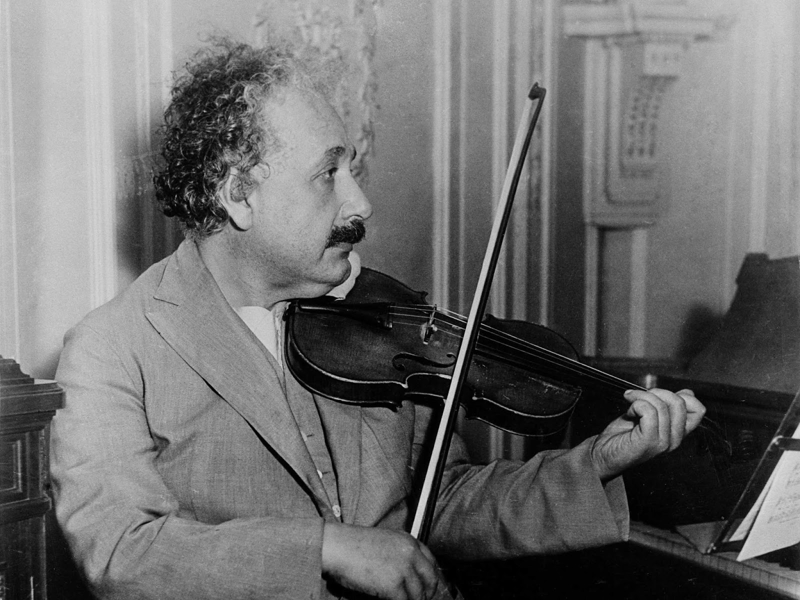
%> input picture ImageProcessing/data/einstein.png, 800 x 600 px
$ octave testentropie.m   (GNU Octave 9; MATLAB toolbox functions it lacks are replaced by stand-ins)
%> lines starting %> are read from the running program, lines starting %| are printed output that depends on the picture
%% testentropie


u0 = imresize(double(imread('data/einstein.png')),.1)/255; %% 300x400
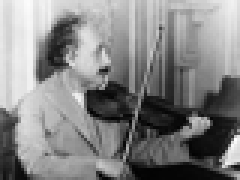
%> u0: size 60x80 double (shown 3 times larger); min -0.0107, max 0.836, mean 0.43; drawn with min black and max white
%u0 = double(u0);
imagesc(u0);

[M N K] = size(u0);
%> M = 60; N = 80; K = 1
MN = M*N;
%> MN = 4800
I=reshape([1:M*N],M,N);
east=[I(:,2:end), I(:,end)];
north=[I(2:end,:); I(end,:)];
D1 = sparse(I,east,1,MN,MN) -speye(MN,MN);
D2 = sparse(I,north,1,MN,MN) -speye(MN,MN);
%D = [D1 ; D2];


DK1=D1;
DK2=D2;
for i=2:K
    DK1 = blkdiag(DK1,D1);
    DK2 = blkdiag(DK2,D2);
end
DK = [DK1; DK2];

phi=zeros(M,N,K); %% useless
eta=zeros(MN*2*K,1);

delta=.1;
gamma = 1;

tau = delta/(4*gamma^2);
for i=1:1000
    phi = reshape(DK'*eta,M,N,K);
    phi = exp(-(50*u0+gamma*phi)/delta);
    phi = bsxfun(@rdivide,phi,sum(phi,3));
    eta = eta + tau*gamma*DK*phi(:);
    normeta= max(1,hypot(eta(1:MN*K),eta(MN*K+1,end)));
    eta = eta./[normeta;normeta];
    if mod(i,20)==0
        imagesc(phi); drawnow();
    end
end
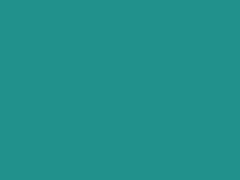
%> displayed picture: size 60x80x3, on the screen's scale of 0 to 255 (shown 3 times larger); mean R, G, B 33, 145, 140

$ run again, with ImageProcessing/data/Pablo-Picasso.jpg saved as ImageProcessing/data/einstein.png
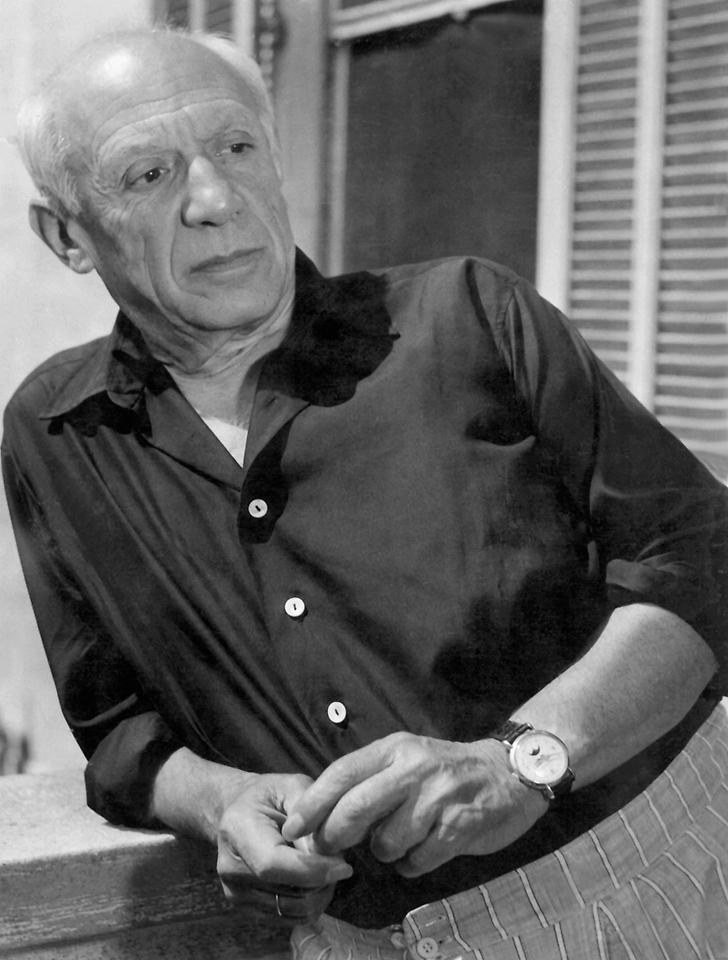
%> input picture ImageProcessing/data/Pablo-Picasso.jpg, 728 x 960 px
%> the loop `for i=1:1000` made 1000 passes
%> pass 1, `phi = bsxfun(@rdivide,phi,sum(phi,3));`:
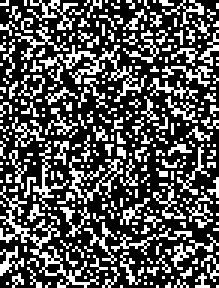
%> phi: size 96x73x3 double (shown 3 times larger); values 0.333 (black) and 0.333 (white), 32.6% white in thin lines or dots
%> pass 2, `phi = reshape(DK'*eta,M,N,K);`:
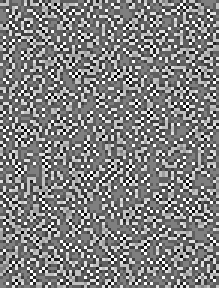
%> phi: size 96x73x3 double (shown 3 times larger); min -6.94e-18, max 6.94e-18, mean 0; drawn with min black and max white
